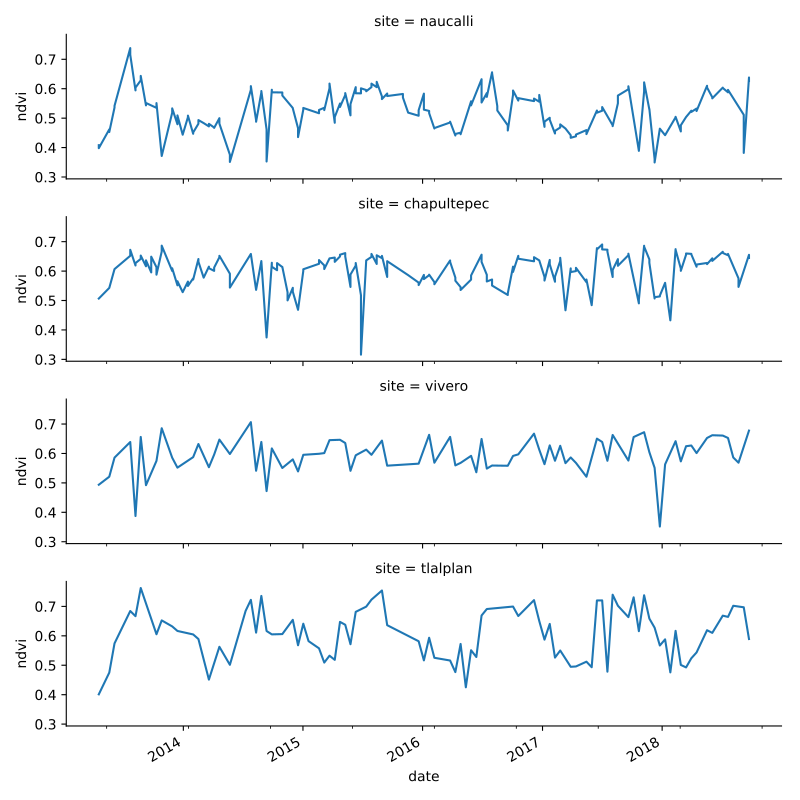

Recreate this plot in Python.
from geextract import ts_extract, relabel, date_append, dictlist2sqlite
import fiona
import pandas as pd
import seaborn as sns
import matplotlib.pyplot as plt

import sqlite3
from datetime import datetime
import os

try:
    os.remove('/tmp/landsat_cdmx.sqlite')
except:
    pass

# Open feature collection generator
with fiona.open('data/cdmx_parks.gpkg', layer='parks') as src:
    # Iterate over feature collection
    for feature in src:
        # Extract time-series
        ts_0 = ts_extract(sensor='LC8', start=datetime(2012, 1, 1),
                          feature=feature)
        ts_1 = relabel(ts_0, 'LC8')
        ts_2 = date_append(ts_1)
        # Write dictionnary list to sqlite database table
        dictlist2sqlite(ts_2, site=feature['properties']['name'],
                        sensor='LC8', db_src='/tmp/landsat_cdmx.sqlite',
                        table='cdmx')

# REad the data back into a pandas dataframe
conn = sqlite3.connect("/tmp/landsat_cdmx.sqlite")
df = pd.read_sql_query('select * from cdmx', conn)
df['date'] = pd.to_datetime(df['time'], format='%Y-%m-%d')
df['ndvi'] = (df.nir - df.red) / (df.nir + df.red)
# Make facetgrid plot
g = sns.FacetGrid(df, row='site', aspect=4, size=2)
def dateplot(x, y, **kwargs):
    ax = plt.gca()
    data = kwargs.pop("data")
    data.plot(x=x, y=y, ax=ax, grid=False, **kwargs)
g = g.map_dataframe(dateplot, "date", "ndvi")
plt.show()
